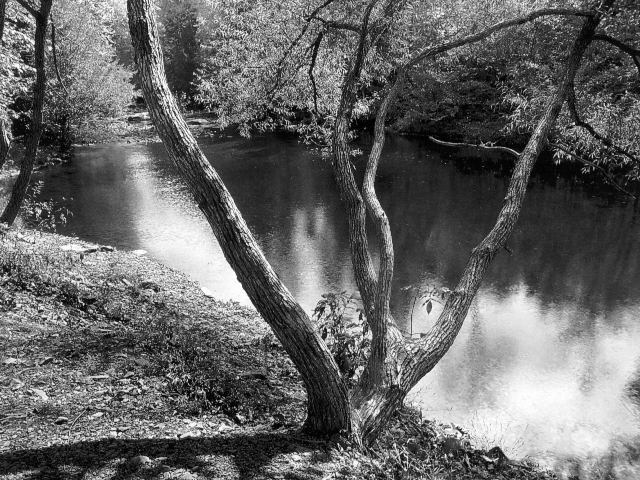
%> input picture matlab/_defunct/redundreduct/adams1.bmp, 640 x 480 px
$ octave redundreduct.m   (GNU Octave 9; MATLAB toolbox functions it lacks are replaced by stand-ins)
%> lines starting %> are read from the running program, lines starting %| are printed output that depends on the picture
### matlab/_defunct/redundreduct/orientavg.m
% function [OrientationAverage] = f(imblock, normalize, plotresult, sampling);
%
%  inputs:
%    imblock    is a square image block with a linear intensity map
%    normalize  if 0 don't normalize
%               if 1 only subtract the mean intensity (remove DC) DEFAULT
%               if 2 also divide by mean intensity (normalize to contrast=total power)
%               if 3 do exactly as Hans vH. (subtract *weighted* mean not DC)
%
%    plotresult is 0 if no plot, 1 if plot, default 0
%    sampling   is the spatial sampling frequency in cycles/degree
%               sampling is only used to label plot axis
%               defaults to global SamplingDefault
%  output:
%    OrientationAverage is a vector containing the average over
%         orientations of the PSD at each of BlockSize/2 freqs.
%         the PSD is calculated using a conical window

function [OrientationAverage] = f(imblock, normalize, plotresult, sampling);

global SamplingDefault;

if(nargin<2) normalize=1; end
if(nargin<3) plotresult=0; end
if(nargin<4) sampling=SamplingDefault; end

BlockSize = size(imblock,1);

%%%%%%%%% set up %%%%%%%%%%%%%%

%map each x,y pair to a linear list of pixels
pixels = (1:BlockSize^2);
x = ceil(pixels/BlockSize);
y = pixels-(x-1)*BlockSize;

%calculate dist from center of grid to center of pixel
%  BlockSize/2,BlockSize/2 is the center of the grid,
%  x-.5, y-.5 is the center of the pixel with coords x,y
dist=sqrt( (BlockSize/2 - (x - .5) ).^2 + ...
         (BlockSize/2 - (y - .5) ).^2 );

%%%%%% make window %%%%%
window=zeros(BlockSize);
for i=1:BlockSize^2,
  window(x(i),y(i)) = dist(i);                       % make square array from linear
end
window=window/ (BlockSize/2);                        % define dist to edge as 1
window=ones(BlockSize) - window;                     % now center is 1, edge is 0
window(find(window<0))=zeros(size(find(window<0)));  % set corners to 0 not negative


if (normalize>0) % normalize for DC
  if (normalize < 3) % just subtract mean
    mu_imblock = mean2(imblock);
  else % use Hans's weighted mean
    mu_imblock = sum(sum( imblock .* window)) / sum(sum(window));
  end
  imblock = imblock - ones(size(imblock)) * mu_imblock;
end


if (normalize>1) %normalize for total contrast
  imblock = imblock ./ mu_imblock;
end

%%%% calc the psd %%%%
PSD = abs(fft2(imblock .* window)).^2 / (norm(window))^2;
Centered  = fftshift(PSD);

%%%% orientation average %%%%
for i=1:floor(BlockSize/2), % as many freq bins as in the fft
     clear indx indy;         % because not same size each time
     clear FreqBandPts;

     indx = x(find(dist>i-1 & dist<=i));
     indy = y(find(dist>i-1 & dist<=i));

    FreqBandPts = diag(Centered(indx,indy));
    OrientationAverage(i) = sum(FreqBandPts)/size(FreqBandPts,1);

end

if (plotresult > 0),
   freqUnits = (1:floor(BlockSize/2)) * sampling;
   h=figure; plot(log10(freqUnits),log10(OrientationAverage)),
   title('Orientation Average of PSD'), ylabel('log10(Power)')
   xlabel('Log Spatial Frequency (cycles/degree)'), figure(h);
end

### matlab/_defunct/redundreduct/redundreduct.m
% this tutorial is a quick and dirty demonstration of how center-
% surround spatial receptive fields decorrelate images in space
%
% things to try:
%  1. compare the results on different kinds of images (supplied)
%  2. try making a better receptive field model to get better results
%
% Pam Reinagel 2004

clear,pack,close all
current=pwd; % the present directory
path(path,pwd);

% get a sample image to play with
[x map]=imread('adams1.bmp','bmp');
%> x is the input picture: size 480x640 uint8; min 1, max 255, mean 102.6
%> map = 256 rows, first 12: [0 0 0; 0.00392 0.00392 0.00392; 0.00784 0.00784 0.00784; 0.0118 0.0118 0.0118; 0.0157 0.0157 0.0157; 0.0196 0.0196 0.0196; 0.0235 0.0235 0.0235; 0.0275 0.0275 0.0275; 0.0314 0.0314 0.0314; 0.0353 0.0353 0.0353; 0.0392 0.0392 0.0392; 0.0431 0.0431 0.0431]
x=double(x); % required by conv2 later
%> x: size 480x640 double

% make a 15x15 square center surround filter
simpleRF=zeros(15);
simpleRF(6:10,6:10)=ones(5);
simpleRF=simpleRF-mean(mean(simpleRF)); % set to mean 0, sum to 0
simpleRF=simpleRF*.5; % reduce amplitude

% version of image filtered by center/surround rf
procX=conv2(x-mean2(x),simpleRF); % it's padded with 7 pixels every side
procX=procX(8:size(x,1)+7, 8:size(x,2)+7);
%> procX: size 480x640 double

figure
subplot(221), imshow(x,map)
subplot(222), imagesc(simpleRF), axis off
subplot(223), imagesc(procX), axis off


% make a large array for covaraince calcs
% this is a hack because of boundaries but good enough for illustration
% one for the raw images
x2=reshape(x',64,4800)'; % save all data as many rows of 64 pixels
x2=x2-mean2(x2); % remove DC

% and for the filtered (processed) versions
procx2=reshape(procX',64,4800)'; % save all data as many rows of 64 pixels
procx2=procx2-mean2(procx2); % remove DC

% compute correlations
Correlation=cov(x2); % covariance matrix for raw images
ProcCorrelation=cov(procx2); % covariance matrix for filtered images

% extract  square from images, required by OAP function
x=x(1:256,1:256);
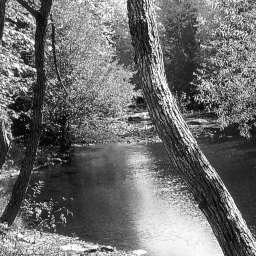
%> x: size 256x256 double; min 4, max 255, mean 109.4
procX=procX(1:256,1:256);
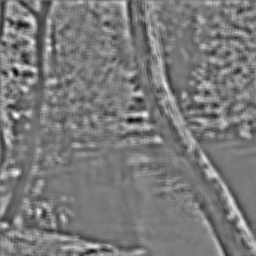
%> procX: size 256x256 double; min -1089.1, max 1186.1, mean 4; drawn with min black and max white
procX=procX-min(min(procX)); % make procX positive
procX=procX/(max(max(procX))/255); %  normalize the range

%power spectrum
OAP= orientavg(x, 3);
%> after the loop in f, `for i=1:BlockSize^2,`:
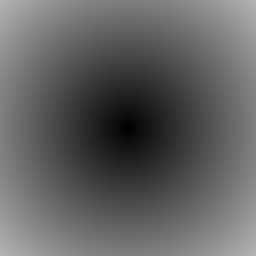
%> window: size 256x256 double; min 0.707, max 180.3, mean 97.9
%> in f, `window(find(window<0))=zeros(size(find(window<0)));`:
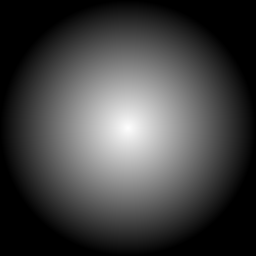
%> window: size 256x256 double; min 0, max 0.994, mean 0.262
%> in f, `mu_imblock = sum(sum( imblock .* window)) / sum(sum(window));`: mu_imblock = 105.2
%> in f, `Centered  = fftshift(PSD);`:
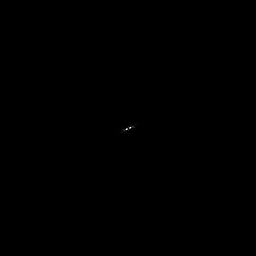
%> Centered: size 256x256 double; min 4.42e-27, max 1081, mean 0.3; mean of the top-left, top-right, bottom-left and bottom-right quarters 0.1, 0.4, 0.4, 0.2; drawn with min black and max white
%> the loop in f, `for i=1:floor(BlockSize/2),` made 128 passes
%> FreqBandPts on passes 1 to 2: [58.98; 106.6; 535; 4.42e-27], [8.89; 116.5; 9.45; 576.2; 540.3; 535; 576.2; 106.6]
%> after the loop in f, `for i=1:floor(BlockSize/2),`: OrientationAverage = 128 values, max 308.7 at index 2, min 0.0438 at index 126, mean 6.58
%> OAP has the same summary as OrientationAverage in f
ProcOAP=orientavg(procX, 3);
%> the loop in f (call 2), `for i=1:floor(BlockSize/2),` made 128 passes
%> FreqBandPts on passes 1 to 2: [0.00371; 0.0212; 0.0937; 3.01e-28], [0.022; 0.0236; 0.0274; 0.203; 0.157; 0.0937; 0.203; 0.0212]
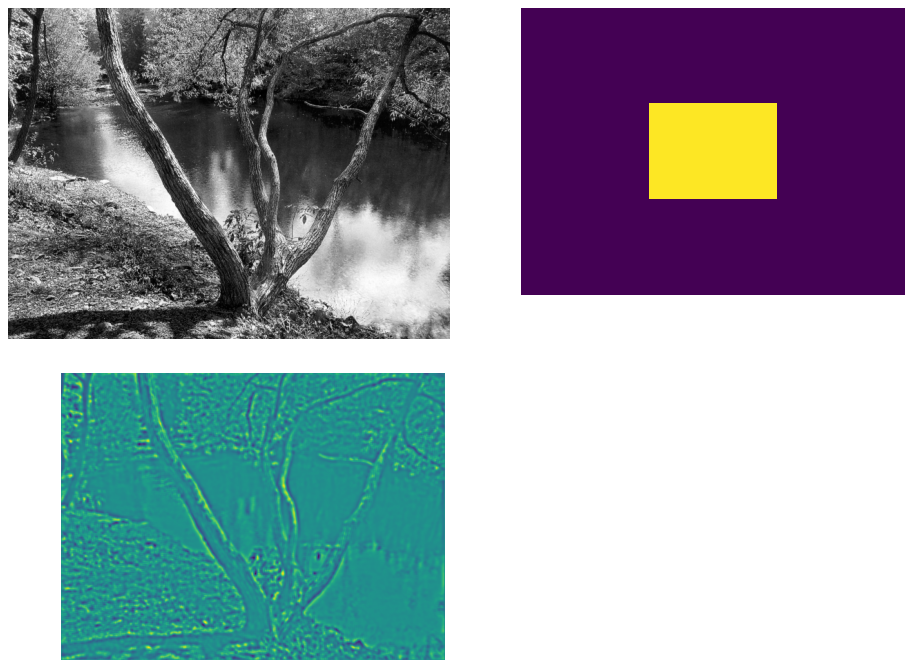
%> figure redrawn from the program's plot data, 3 panels
%> ProcOAP = 128 values, max 1.4 at index 17, min 5.48e-05 at index 106, mean 0.175
freqUnits = (1:128) * 0.2;% arbitrary units of degrees

figure
% show image
subplot(231); imshow(x,map); axis square, axis off
title('Natural Image')

% show correlations
subplot(232),
plot(-31.5:31.5,Correlation(32,:)/max(Correlation(32,:)))
axis square, box off
axis([-32 32 0 1]), hold on, plot([-32 32],[.5 .5],':');
xlabel('distance'), title('Correlation')

% the power spectrum
subplot(233),
loglog(freqUnits, OAP); axis square
title('Power spectrum')
xlabel('cycles/degree')

%now the processed image
subplot(234),hold off
imagesc(procX)
axis square, axis off
title('Filtered Image')

% show correlations
subplot(235),
plot(-31.5:31.5,ProcCorrelation(32,:)/max(ProcCorrelation(32,:)))
axis square, box off
axis([-32 32 0 1]), hold on, plot([-32 32],[.5 .5],':');

% the power spectrum
subplot(236),
loglog(freqUnits, ProcOAP); axis square
%> after `axis square`:
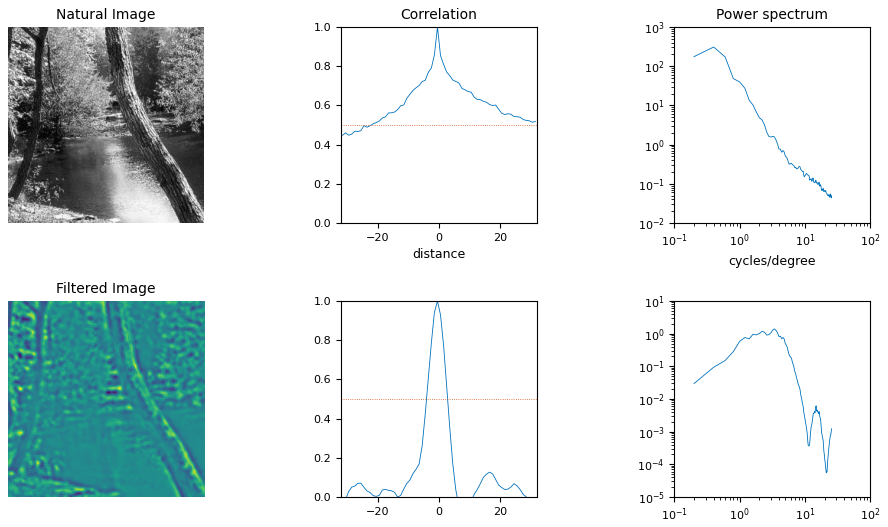
%> figure redrawn from the program's plot data, 6 panels

$ run again, with matlab/_defunct/redundreduct/adams7.bmp copied over matlab/_defunct/redundreduct/adams1.bmp
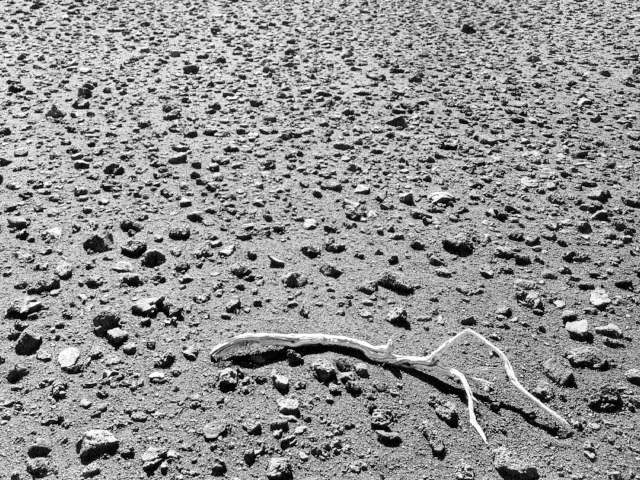
%> input picture matlab/_defunct/redundreduct/adams7.bmp, 640 x 480 px
%> x is the input picture: size 480x640 uint8; min 0, max 255, mean 146.4
%> map = 256 rows, first 12: [0 0 0; 0.00392 0.00392 0.00392; 0.00784 0.00784 0.00784; 0.0118 0.0118 0.0118; 0.0157 0.0157 0.0157; 0.0196 0.0196 0.0196; 0.0235 0.0235 0.0235; 0.0275 0.0275 0.0275; 0.0314 0.0314 0.0314; 0.0353 0.0353 0.0353; 0.0392 0.0392 0.0392; 0.0431 0.0431 0.0431]
%> mu_imblock = 159.4
%> in f, `Centered  = fftshift(PSD);`:
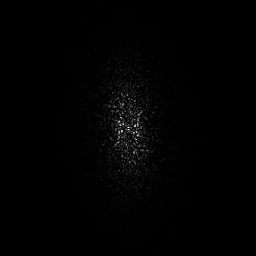
%> Centered: size 256x256 double; min 1.86e-26, max 17.75, mean 0.142; mean of the top-left, top-right, bottom-left and bottom-right quarters 0.146, 0.134, 0.132, 0.156; drawn with min black and max white
%> the loop in f, `for i=1:floor(BlockSize/2),` made 128 passes
%> FreqBandPts on passes 1 to 2: [9.89; 17.75; 0.749; 1.86e-26], [1.76; 1.54; 0.83; 7.57; 3.33; 0.749; 7.57; 17.75]
%> after the loop in f, `for i=1:floor(BlockSize/2),`: OrientationAverage = 128 values, max 7.1 at index 1, min 0.0112 at index 128, mean 0.643
%> OAP has the same summary as OrientationAverage in f
%> the loop in f (call 2), `for i=1:floor(BlockSize/2),` made 128 passes
%> FreqBandPts on pass 1: [0.00042; 0.000579; 0.000298; 1.2e-26]
%> `ProcOAP=orientavg(procX, 3);`:
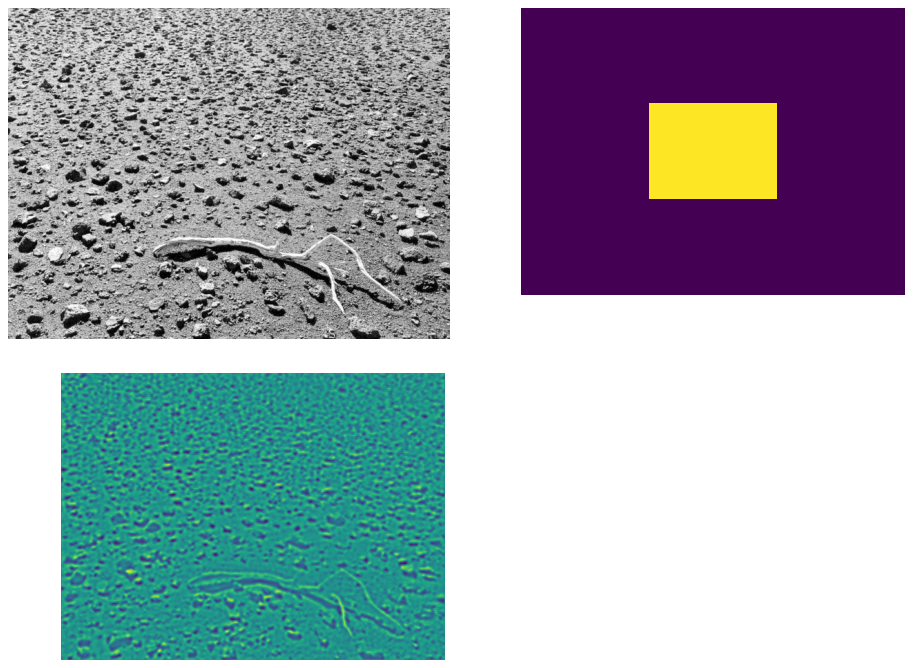
%> figure redrawn from the program's plot data, 3 panels
%> ProcOAP = 128 values, max 1.89 at index 17, min 1.97e-05 at index 106, mean 0.237

$ run again, with matlab/_defunct/redundreduct/adams9.bmp copied over matlab/_defunct/redundreduct/adams1.bmp
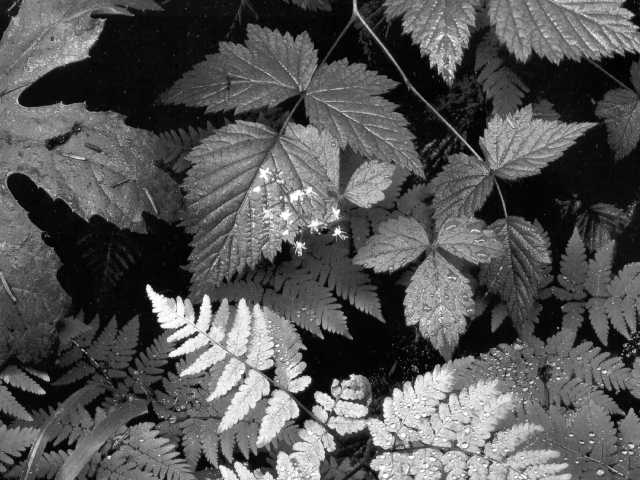
%> input picture matlab/_defunct/redundreduct/adams9.bmp, 640 x 480 px
%> x is the input picture: size 480x640 uint8; min 1, max 255, mean 85.1
%> map = 256 rows, first 12: [0 0 0; 0.00392 0.00392 0.00392; 0.00784 0.00784 0.00784; 0.0118 0.0118 0.0118; 0.0157 0.0157 0.0157; 0.0196 0.0196 0.0196; 0.0235 0.0235 0.0235; 0.0275 0.0275 0.0275; 0.0314 0.0314 0.0314; 0.0353 0.0353 0.0353; 0.0392 0.0392 0.0392; 0.0431 0.0431 0.0431]
%> `procX=procX(1:256,1:256);`:
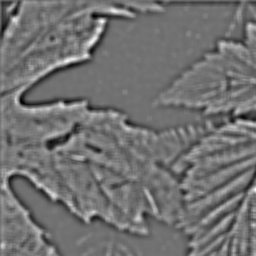
%> procX: size 256x256 double; min -692.2, max 850.9, mean -0.5; drawn with min black and max white
%> mu_imblock = 64.12
%> the loop in f, `for i=1:floor(BlockSize/2),` made 128 passes
%> FreqBandPts on pass 1: [226.2; 2609.3; 1586.9; 4.55e-27]
%> after the loop in f, `for i=1:floor(BlockSize/2),`: OrientationAverage = 128 values, max 1527.5 at index 2, min 0.0112 at index 127, mean 26.01
%> OAP has the same summary as OrientationAverage in f
%> the loop in f (call 2), `for i=1:floor(BlockSize/2),` made 128 passes
%> FreqBandPts on passes 1 to 2: [0.157; 0.479; 0.134; 5.32e-30], [0.256; 0.403; 0.31; 0.432; 0.191; 0.134; 0.432; 0.479]
%> `ProcOAP=orientavg(procX, 3);`:
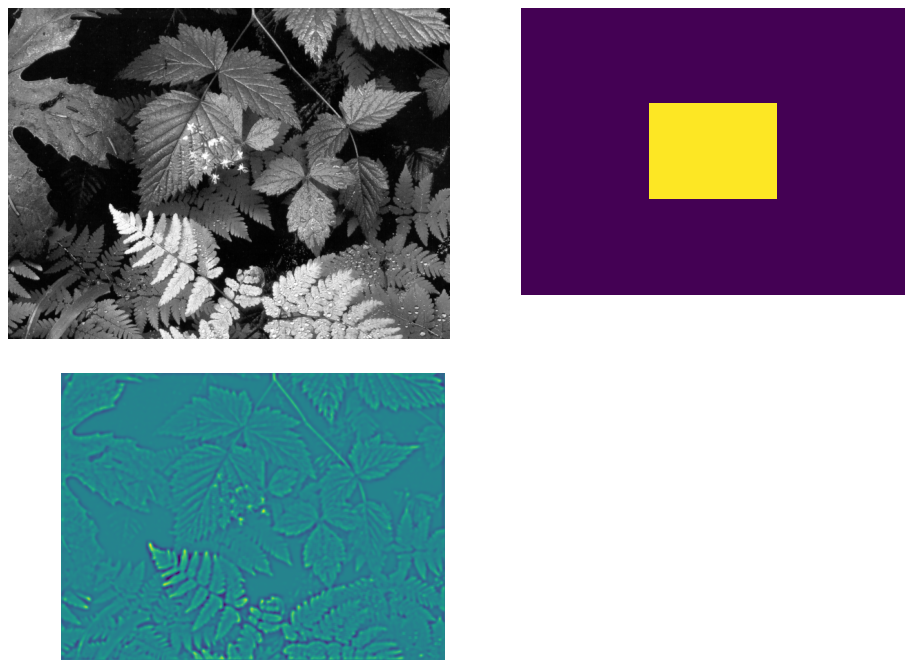
%> figure redrawn from the program's plot data, 3 panels
%> ProcOAP = 128 values, max 1.64 at index 13, min 1.31e-05 at index 106, mean 0.198

$ run again, with matlab/_defunct/redundreduct/fractal3.bmp copied over matlab/_defunct/redundreduct/adams1.bmp
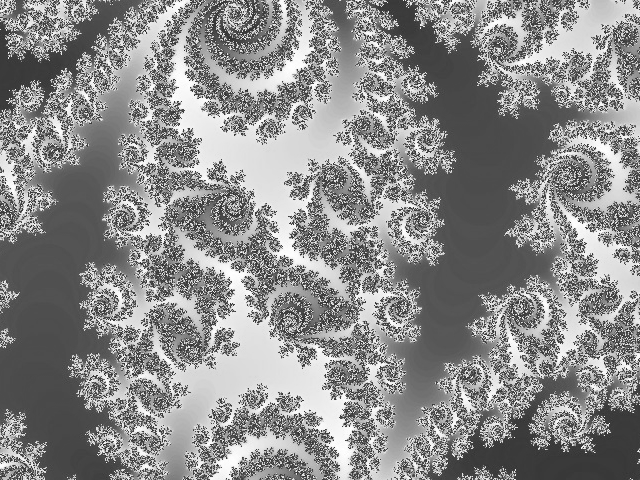
%> input picture matlab/_defunct/redundreduct/fractal3.bmp, 640 x 480 px
%> x is the input picture: size 480x640 uint8; min 44, max 255, mean 139.7
%> map = 256 rows, first 12: [0 0 0; 0.00392 0.00392 0.00392; 0.00784 0.00784 0.00784; 0.0118 0.0118 0.0118; 0.0157 0.0157 0.0157; 0.0196 0.0196 0.0196; 0.0235 0.0235 0.0235; 0.0275 0.0275 0.0275; 0.0314 0.0314 0.0314; 0.0353 0.0353 0.0353; 0.0392 0.0392 0.0392; 0.0431 0.0431 0.0431]
%> mu_imblock = 147
%> the loop in f, `for i=1:floor(BlockSize/2),` made 128 passes
%> FreqBandPts on passes 1 to 2: [11.55; 53.33; 260.3; 6.78e-28], [59.08; 37.48; 46.83; 126.1; 47.47; 260.3; 126.1; 53.33]
%> after the loop in f, `for i=1:floor(BlockSize/2),`: OrientationAverage = 128 values, max 94.58 at index 2, min 0.0795 at index 128, mean 2.14
%> OAP has the same summary as OrientationAverage in f
%> the loop in f (call 2), `for i=1:floor(BlockSize/2),` made 128 passes
%> FreqBandPts on pass 1: [0.0532; 0.0224; 0.0333; 5.46e-29]
%> `ProcOAP=orientavg(procX, 3);`:
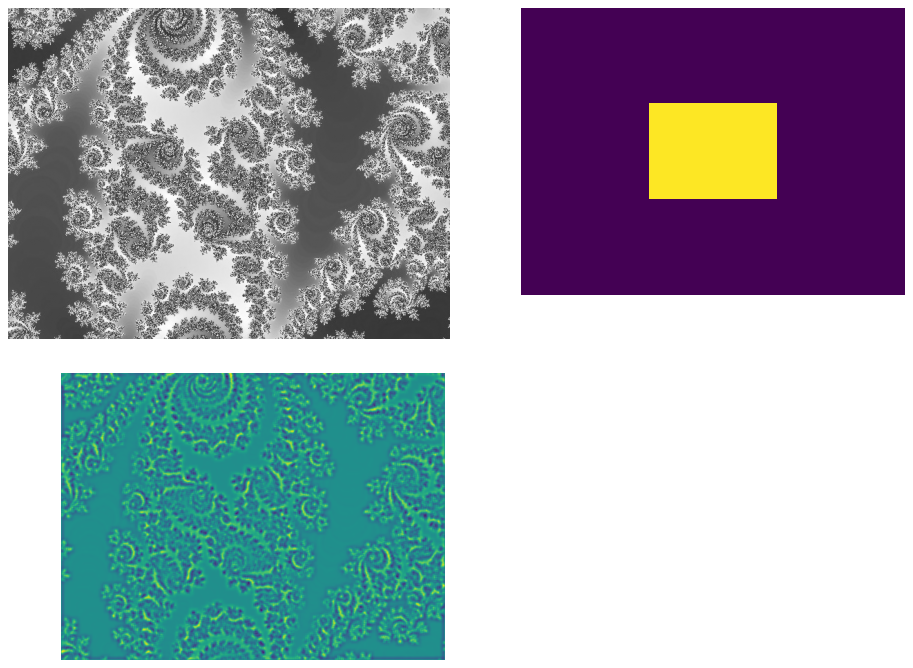
%> figure redrawn from the program's plot data, 3 panels
%> ProcOAP = 128 values, max 1.61 at index 18, min 0.000194 at index 106, mean 0.232
